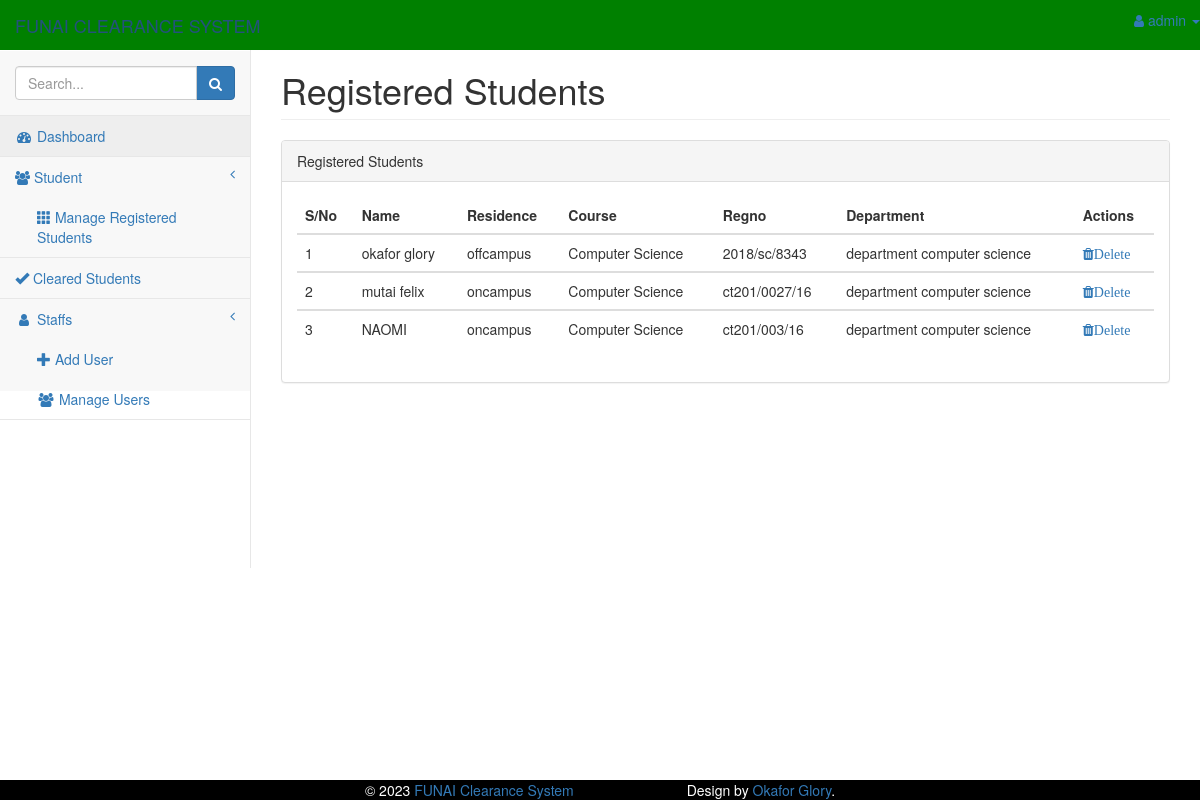
Screenshot of /new/admin/registerdStudents.php with the database file from the repository.
### tables this page shows
CREATE TABLE `student_details` (
  `incre` int(11) NOT NULL,
  `name` varchar(100) NOT NULL,
  `residence` varchar(50) NOT NULL,
  `course` varchar(100) NOT NULL,
  `idnumber` varchar(100) NOT NULL,
  `password` varchar(25) NOT NULL,
  `department` varchar(250) NOT NULL,
  `clearance_status` int(1) NOT NULL,
  `year` varchar(4) NOT NULL
);

CREATE TABLE `clearance_basics` (
  `incre` int(11) NOT NULL,
  `rights` varchar(100) NOT NULL,
  `developed` varchar(100) NOT NULL,
  `website` varchar(100) NOT NULL,
  `title` varchar(200) NOT NULL,
  `subtititle` varchar(200) NOT NULL
);

### new/admin/registerdStudents.php (the view, shortened to what this page needs)
<?php
include("MainMenu.php");
include("../../functions.php");
?>
 <?php
    include("../connection.php");
  $dery=mysqli_query($con,"select * from clearance_basics");
  $wata=mysqli_fetch_array($dery);
  $developed=$wata['developed'];
  $website=$wata['website'];
  $title=$wata['title'];
    ?>
<div id="page-wrapper">
 <div class="container-fluid">
 <div class="row">
 <div class="col-lg-12">
 <h1 class="page-header">Registered Students</h1>
</div>
</div>
<div class="row">
<div class="col-lg-12">
<div class="panel panel-default">
<div class="panel-heading">
  Registered Students
</div>
 <div class="panel-body">
<div class="table-responsive">
<table class="table table-hover" id="usermanagetable">
<thead>
<tr>
<th>S/No</th>
<th>Name</th>
<th>Residence</th>
<th>Course</th>
<th>Regno</th>
<th>Department</th>
<th>Actions</th>
</tr>
</thead>
<?php
$sql =mysqli_query($db,"select *from student_details");
$count=1;
while ($rows=mysqli_fetch_array($sql)){?>
<tbody><tr>
    <td><?php echo $count;?></td>
    <td><?php echo $rows['name'];?></td>
    <td><?php echo $rows['residence'];?></td>
    <td><?php echo $rows['course'];?></td>
    <td><?php echo $rows['idnumber'];?></td>
    <td><?php echo $rows['department'];?></td>
      <td>
<a href="registerdStudents.php?id=<?php echo $rows['id'];?>" onclick="return confirm('Are you sure you want yo Delete')" <i class="fa fa-trash">Delete</i></a>
    </td>
    </tr>
</tbody>
<?php $count=$count+1;} ?>
 </table>
</div>
<footer style="text-align:left;background-color:#000000;color:#FFFFFF;" class=" navbar-fixed-bottom">
          <div style="text-align:center;" class="container-fluid">&copy; <?php echo date("Y");?> <a href=""><?php echo $title; ?></a>
          &nbsp;&nbsp;&nbsp;&nbsp;&nbsp;&nbsp;&nbsp;&nbsp;&nbsp;&nbsp;&nbsp;&nbsp;&nbsp;&nbsp;&nbsp;&nbsp;&nbsp;&nbsp;&nbsp;&nbsp;&nbsp;&nbsp;&nbsp;&nbsp;&nbsp;&nbsp;&nbsp;
          Design by <a href="<?php echo $website; ?>" target="_blank"><?php echo $developed; ?></a>.</div>
          </footer>
        </div>
    </div>
</body>
</html>

### new/admin/css/startmin.css (style rules this page uses)
body { background-color: # 0000FF; }
#page-wrapper { padding-top: 30px; min-height: 568px; background-color: #fff; }
@media (min-width:768px) { #page-wrapper { position: inherit; margin-left: 250px; padding: 30px 15px 0 15px; border-left: 1px solid #e7e7e7; } }

### rows the page displays
student_details: name "okafor glory", residence "offcampus", course "Computer Science", idnumber "2018/sc/8343", department "department computer science"
student_details: name "mutai felix", residence "oncampus", course "Computer Science", idnumber "ct201/0027/16", department "department computer science"
student_details: name "NAOMI", residence "oncampus", course "Computer Science", idnumber "ct201/003/16", department "department computer science"
clearance_basics: title "FUNAI Clearance System", developed "Okafor Glory"
